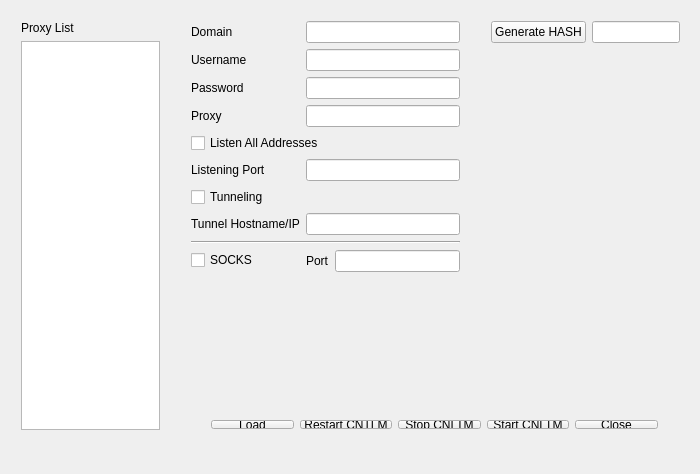
<?xml version="1.0" encoding="UTF-8"?>
<ui version="4.0">
 <class>MainWindow</class>
 <widget class="QMainWindow" name="MainWindow">
  <property name="geometry">
   <rect>
    <x>0</x>
    <y>0</y>
    <width>700</width>
    <height>474</height>
   </rect>
  </property>
  <property name="sizePolicy">
   <sizepolicy hsizetype="Fixed" vsizetype="Fixed">
    <horstretch>0</horstretch>
    <verstretch>0</verstretch>
   </sizepolicy>
  </property>
  <property name="windowTitle">
   <string>CNTLM-GUI</string>
  </property>
  <widget class="QWidget" name="centralWidget">
   <widget class="QWidget" name="formLayoutWidget">
    <property name="geometry">
     <rect>
      <x>180</x>
      <y>10</y>
      <width>291</width>
      <height>391</height>
     </rect>
    </property>
    <layout class="QFormLayout" name="formLayout">
     <property name="fieldGrowthPolicy">
      <enum>QFormLayout::AllNonFixedFieldsGrow</enum>
     </property>
     <item row="1" column="0">
      <widget class="QLabel" name="label_3">
       <property name="text">
        <string>Domain</string>
       </property>
      </widget>
     </item>
     <item row="1" column="1">
      <widget class="QLineEdit" name="domain_input"/>
     </item>
     <item row="2" column="0">
      <widget class="QLabel" name="label">
       <property name="text">
        <string>Username</string>
       </property>
      </widget>
     </item>
     <item row="2" column="1">
      <widget class="QLineEdit" name="username_input">
       <property name="sizePolicy">
        <sizepolicy hsizetype="Expanding" vsizetype="Fixed">
         <horstretch>0</horstretch>
         <verstretch>0</verstretch>
        </sizepolicy>
       </property>
      </widget>
     </item>
     <item row="3" column="0">
      <widget class="QLabel" name="label_2">
       <property name="text">
        <string>Password</string>
       </property>
      </widget>
     </item>
     <item row="3" column="1">
      <widget class="QLineEdit" name="password_input">
       <property name="echoMode">
        <enum>QLineEdit::Password</enum>
       </property>
      </widget>
     </item>
     <item row="4" column="0">
      <widget class="QLabel" name="label_5">
       <property name="text">
        <string>Proxy</string>
       </property>
      </widget>
     </item>
     <item row="4" column="1">
      <widget class="QLineEdit" name="server_input"/>
     </item>
     <item row="5" column="0" colspan="2">
      <widget class="QCheckBox" name="listenalladdress_checkbox">
       <property name="text">
        <string>Listen All Addresses</string>
       </property>
      </widget>
     </item>
     <item row="6" column="0">
      <widget class="QLabel" name="label_8">
       <property name="text">
        <string>Listening Port</string>
       </property>
      </widget>
     </item>
     <item row="6" column="1">
      <widget class="QLineEdit" name="cntlmlistenport_input"/>
     </item>
     <item row="7" column="0">
      <widget class="QCheckBox" name="tunneling_checkbox">
       <property name="enabled">
        <bool>true</bool>
       </property>
       <property name="text">
        <string>Tunneling</string>
       </property>
       <property name="checkable">
        <bool>true</bool>
       </property>
       <property name="checked">
        <bool>false</bool>
       </property>
      </widget>
     </item>
     <item row="8" column="0">
      <widget class="QLabel" name="label_6">
       <property name="text">
        <string>Tunnel Hostname/IP</string>
       </property>
      </widget>
     </item>
     <item row="8" column="1">
      <widget class="QLineEdit" name="tunnelhostname_input">
       <property name="enabled">
        <bool>true</bool>
       </property>
      </widget>
     </item>
     <item row="9" column="0" colspan="2">
      <widget class="Line" name="line">
       <property name="orientation">
        <enum>Qt::Horizontal</enum>
       </property>
      </widget>
     </item>
     <item row="10" column="0">
      <widget class="QCheckBox" name="socks5_checkbox">
       <property name="text">
        <string>SOCKS</string>
       </property>
      </widget>
     </item>
     <item row="10" column="1">
      <layout class="QHBoxLayout" name="horizontalLayout_2">
       <item>
        <widget class="QLabel" name="label_7">
         <property name="text">
          <string>Port</string>
         </property>
        </widget>
       </item>
       <item>
        <widget class="QLineEdit" name="tunnellocalport_input"/>
       </item>
      </layout>
     </item>
    </layout>
   </widget>
   <widget class="QWidget" name="formLayoutWidget_2">
    <property name="geometry">
     <rect>
      <x>480</x>
      <y>10</y>
      <width>211</width>
      <height>141</height>
     </rect>
    </property>
    <layout class="QFormLayout" name="formLayout_2">
     <item row="0" column="0">
      <widget class="QPushButton" name="submit_generate_hash">
       <property name="text">
        <string>Generate HASH</string>
       </property>
      </widget>
     </item>
     <item row="0" column="1">
      <widget class="QLineEdit" name="NTLMv2_hash_generated">
       <property name="text">
        <string/>
       </property>
      </widget>
     </item>
    </layout>
   </widget>
   <widget class="QWidget" name="verticalLayoutWidget">
    <property name="geometry">
     <rect>
      <x>10</x>
      <y>10</y>
      <width>161</width>
      <height>431</height>
     </rect>
    </property>
    <layout class="QVBoxLayout" name="verticalLayout">
     <item>
      <widget class="QLabel" name="label_4">
       <property name="text">
        <string>Proxy List</string>
       </property>
      </widget>
     </item>
     <item>
      <widget class="QListWidget" name="configs_list"/>
     </item>
    </layout>
   </widget>
   <widget class="QWidget" name="horizontalLayoutWidget">
    <property name="geometry">
     <rect>
      <x>200</x>
      <y>409</y>
      <width>469</width>
      <height>31</height>
     </rect>
    </property>
    <layout class="QHBoxLayout" name="horizontalLayout">
     <item>
      <widget class="QPushButton" name="submit_load_config">
       <property name="text">
        <string>Load</string>
       </property>
      </widget>
     </item>
     <item>
      <widget class="QPushButton" name="submit_restart_cntlm">
       <property name="text">
        <string>Restart CNTLM</string>
       </property>
      </widget>
     </item>
     <item>
      <widget class="QPushButton" name="submit_stop_cntlm">
       <property name="text">
        <string>Stop CNLTM</string>
       </property>
      </widget>
     </item>
     <item>
      <widget class="QPushButton" name="submit_start_cntlm">
       <property name="text">
        <string>Start CNLTM</string>
       </property>
      </widget>
     </item>
     <item>
      <widget class="QPushButton" name="submit_closeall">
       <property name="text">
        <string>Close</string>
       </property>
      </widget>
     </item>
    </layout>
   </widget>
  </widget>
  <widget class="QMenuBar" name="menuBar">
   <property name="geometry">
    <rect>
     <x>0</x>
     <y>0</y>
     <width>700</width>
     <height>23</height>
    </rect>
   </property>
  </widget>
 </widget>
 <layoutdefault spacing="6" margin="11"/>
 <resources/>
 <connections>
  <connection>
   <sender>submit_closeall</sender>
   <signal>clicked()</signal>
   <receiver>MainWindow</receiver>
   <slot>close()</slot>
   <hints>
    <hint type="sourcelabel">
     <x>656</x>
     <y>456</y>
    </hint>
    <hint type="destinationlabel">
     <x>657</x>
     <y>397</y>
    </hint>
   </hints>
  </connection>
 </connections>
</ui>
